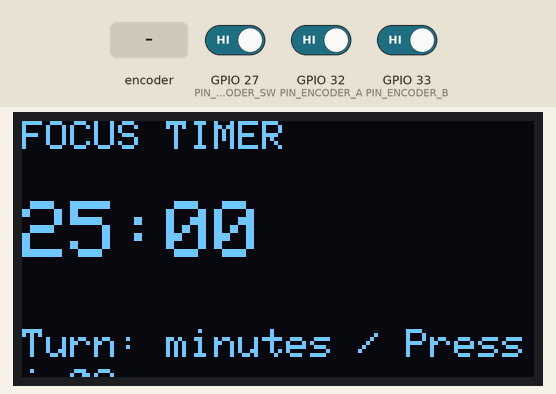
Recording of a program running on a simulated ESP32. Parts: 128×64 one-colour display. The inputs (shaded band) are chosen by the test bench; at power-on: GPIO 27 (PIN_ENCODER_SW) HIGH, GPIO 32 (PIN_ENCODER_A) HIGH, GPIO 33 (PIN_ENCODER_B) HIGH. What the program prints to the serial monitor is not drawn.

Above: at 1.2 s.
1.3 s: rotary encoder on GPIO 32 (PIN_ENCODER_A) / GPIO 33 (PIN_ENCODER_B) turned 3 steps (first pin leading)
At 3.0 s:
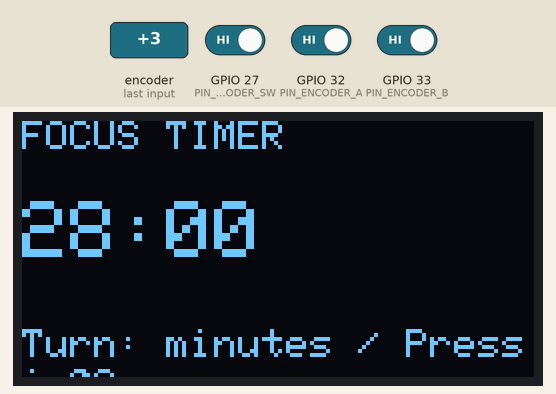
3.4 s: GPIO 27 (PIN_ENCODER_SW) driven LOW
At 4.3 s:
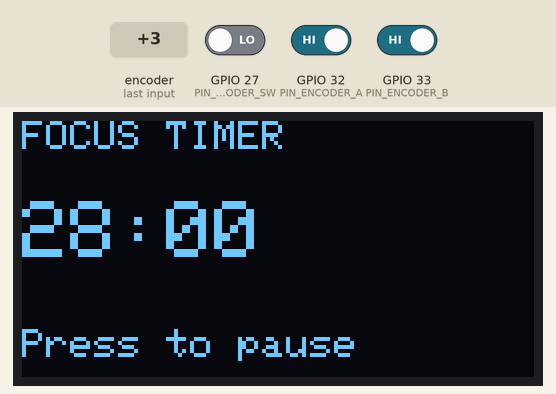
Timing chart, 0 to 6.4 s (numbered marks = the images above; inputs shaded):
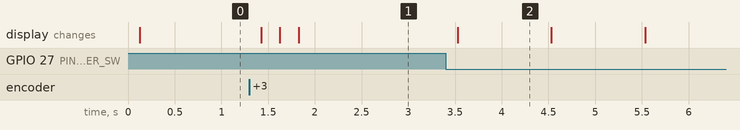

The program:

main.cpp
```cpp
// Deterministic Moki focus-timer firmware. USB power, 3.3 V logic.
#include <Arduino.h>
#include <math.h>
#include "pins.h"

#include <Wire.h>
#include <Adafruit_GFX.h>
#include <Adafruit_SSD1306.h>
Adafruit_SSD1306 display(128, 64, &Wire, -1);
bool displayReady = false;
void setupDisplay() {
  displayReady = display.begin(SSD1306_SWITCHCAPVCC, 0x3C);
  if (!displayReady) Serial.println("OLED init failed; using serial output");
}
void screen(const char* title, const char* value, const char* detail) {
  if (!displayReady) return;
  display.clearDisplay();
  display.setTextColor(SSD1306_WHITE);
  display.setTextSize(1); display.setCursor(0, 0); display.println(title);
  display.setTextSize(2); display.setCursor(0, 20); display.println(value);
  display.setTextSize(1); display.setCursor(0, 52); display.println(detail);
  display.display();
}

constexpr uint8_t BUZZER_CHANNEL = 3;
bool chiming = false;
uint32_t chimeStarted = 0;
void setupBuzzer() {
  ledcSetup(BUZZER_CHANNEL, 2000, 8);
  ledcAttachPin(PIN_BUZZER, BUZZER_CHANNEL);
  ledcWrite(BUZZER_CHANNEL, 0);
}
void startChime(uint32_t now) { chiming = true; chimeStarted = now; }
void stopChime() { chiming = false; ledcWriteTone(BUZZER_CHANNEL, 0); }
void updateChime(uint32_t now) {
  if (!chiming) return;
  uint32_t elapsed = now - chimeStarted;
  if (elapsed >= 600) { stopChime(); return; }
  static const uint16_t notes[] = {1568, 1976, 2093};
  ledcWriteTone(BUZZER_CHANNEL, elapsed % 200 < 120 ? notes[elapsed / 200] : 0);
}

constexpr uint32_t INITIAL_MINUTES = 25;
uint32_t configuredMinutes = INITIAL_MINUTES;
uint32_t remainingMs = INITIAL_MINUTES * 60000UL;
bool running = false;
uint32_t lastTick = 0, lastFrame = 0, switchChangedAt = 0;
uint8_t encoderPrevious = 0;
int8_t encoderSteps = 0;
bool switchRaw = HIGH, switchStable = HIGH;
void setup() {
  Serial.begin(115200);
  Wire.begin(PIN_I2C_SDA, PIN_I2C_SCL);
  setupDisplay(); setupBuzzer();
  pinMode(PIN_ENCODER_A, INPUT_PULLUP);
  pinMode(PIN_ENCODER_B, INPUT_PULLUP);
  pinMode(PIN_ENCODER_SW, INPUT_PULLUP);
  encoderPrevious = (digitalRead(PIN_ENCODER_A) << 1) | digitalRead(PIN_ENCODER_B);
  lastTick = millis();
}
void loop() {
  uint32_t now = millis();
  uint32_t elapsed = now - lastTick;
  lastTick = now;
  if (running) {
    if (elapsed >= remainingMs) {
      remainingMs = 0; running = false; startChime(now);
    } else remainingMs -= elapsed;
  }
  // Decode all four quadrature transitions; rejected bounce cancels itself.
  static const int8_t transitions[] = {0,-1,1,0, 1,0,0,-1, -1,0,0,1, 0,1,-1,0};
  uint8_t current = (digitalRead(PIN_ENCODER_A) << 1) | digitalRead(PIN_ENCODER_B);
  encoderSteps += transitions[(encoderPrevious << 2) | current];
  encoderPrevious = current;
  if (encoderSteps >= 4 || encoderSteps <= -4) {
    if (!running) {
      int next = int(configuredMinutes) + (encoderSteps > 0 ? 1 : -1);
      configuredMinutes = constrain(next, 1, 180);
      remainingMs = configuredMinutes * 60000UL;
      stopChime();
    }
    encoderSteps = 0;
  }
  bool raw = digitalRead(PIN_ENCODER_SW);
  if (raw != switchRaw) { switchRaw = raw; switchChangedAt = now; }
  if (raw != switchStable && now - switchChangedAt >= 30) {
    switchStable = raw;
    if (switchStable == LOW) {
      if (remainingMs == 0) remainingMs = configuredMinutes * 60000UL;
      running = !running; stopChime();
    }
  }
  updateChime(now);
  if (now - lastFrame >= 100) {
    lastFrame = now;
    uint32_t seconds = (remainingMs + 999) / 1000;
    char clock[16]; snprintf(clock, sizeof(clock), "%02lu:%02lu", (unsigned long)(seconds / 60), (unsigned long)(seconds % 60));
    screen("FOCUS TIMER", clock, running ? "Press to pause" : remainingMs == 0 ? "Done - press to restart" : "Turn: minutes / Press: go");
    // A serial fallback also works when no OLED responds.
    if (now % 1000 < 100) Serial.println(clock);
  }
  delay(1);
}
```

pins.h
```cpp
#pragma once
// Generated solely from the CircuitDesign nets and catalog GPIO metadata.
constexpr int PIN_BUZZER = 23;
constexpr int PIN_ENCODER_A = 32;
constexpr int PIN_ENCODER_B = 33;
constexpr int PIN_ENCODER_SW = 27;
constexpr int PIN_I2C_SCL = 22;
constexpr int PIN_I2C_SDA = 21;
```

Measured:
- after the input at 1.3 s, the display: first changes after 0.13 s (image 1 shows a later state)
- after the input at 3.4 s, the display: changes after 0.13 s (image 2)
- what the display in image 2 shows lasts 1.0 s, from 3.5 s to 4.5 s
